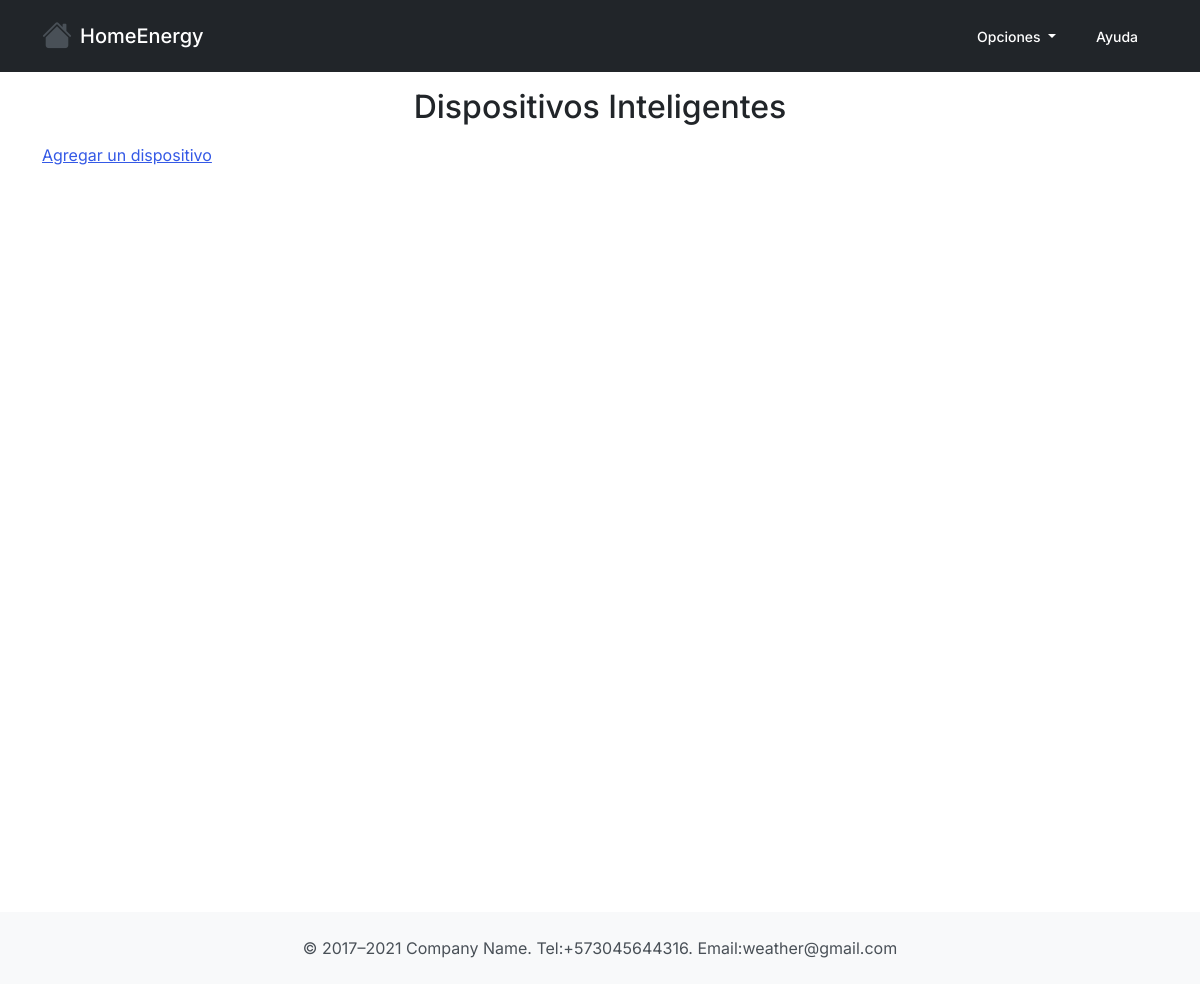
Before: /dispositivos (signed in) with the older database file.
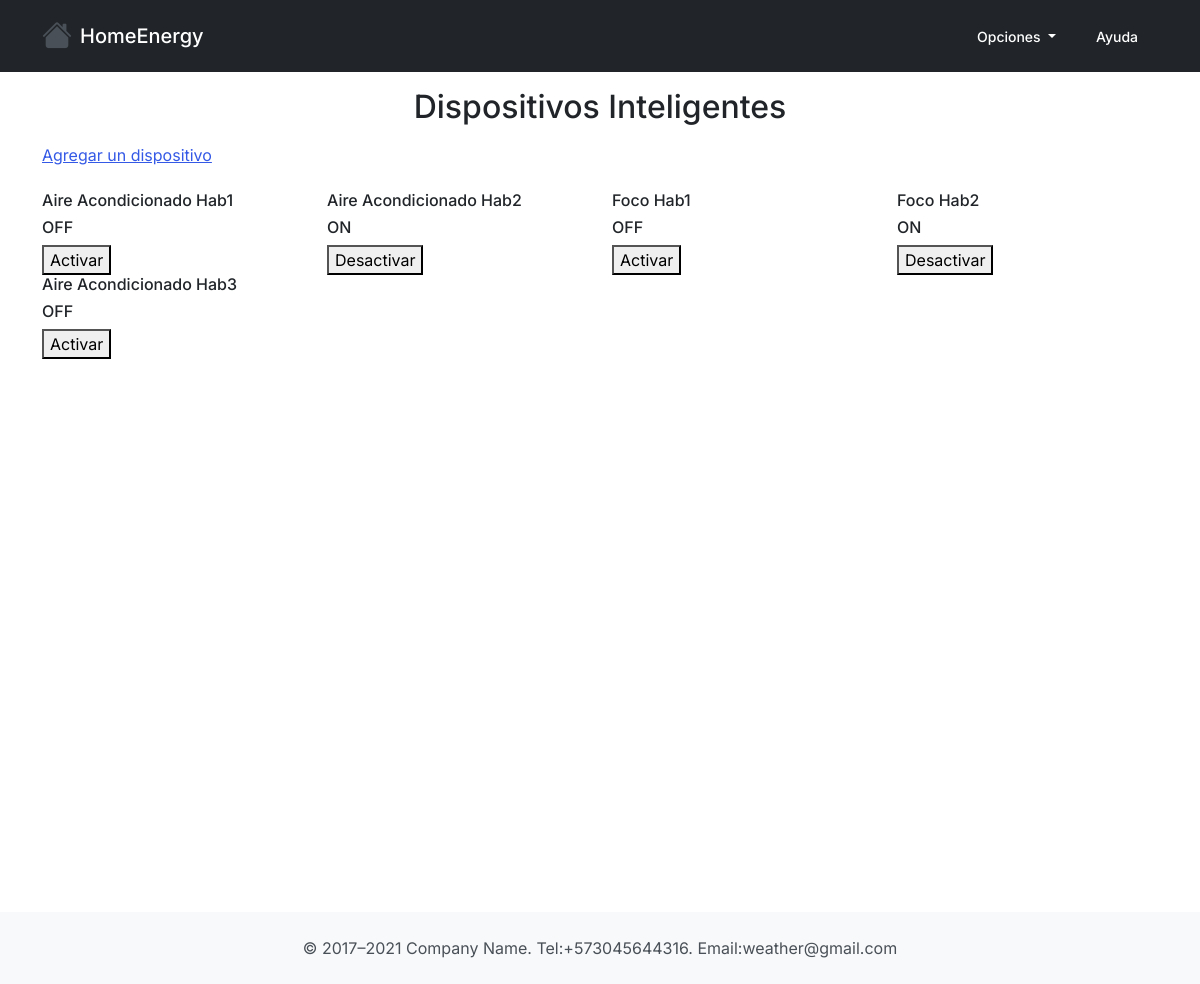
After: the same page with the newer database file.
### app/schemas/dispositivos.py (models this page shows)
class dispositivos(db.Model):
    __tablename__= 'dispositivos'
    id = db.Column(db.Integer,  primary_key = True)
    nombre = db.Column(db.String(255),nullable=False)
    status = db.Column(db.Integer)
    fecha = db.Column(db.DateTime, default = datetime.now)

### app/routes/__init__.py (the view)
@app.route('/dispositivos',methods=['GET', 'POST'])
@login_required
def device():
    deviceQuery = dispositivos.query.all()
    return render_template('dispositivos.html',deviceQuery=deviceQuery)

### app/routes/__init__.py (called while the page is built)
@login_manager.user_loader
def load_user(user_id):
    return usuarios.query.get(int(user_id))

### app/templates/dispositivos.html (shortened to what this page needs)
{% extends 'layout.html' %}
{% block body %}
<h2>Dispositivos Inteligentes</h2>
<div class="container">
  <div class="row mb-4">
    <a href="{{url_for('agregardispositivo')}}" class="card-link">Agregar un dispositivo</a>
  </div>
  <div class="row row-cols-4">
    {% for device in deviceQuery %}
    <div class="col">
      <form action="{{url_for('devicestatus')}}" method="POST">
        <h6>{{device.nombre}}</h6>
        {% if device.status %}
       <h6> ON</h6>
       <button type="submit">Desactivar</button>
        {% else %}
       <h6> OFF </h6>
       <button type="submit">Activar</button>
        {% endif %}
      </form>
    </div>
    {% endfor %}
  </div>
</div>
{% endblock %}

### app/templates/layout.html (shortened to what this page needs)
<!DOCTYPE html>
<html lang="es">
<head>
    <link rel="stylesheet" href="{{ url_for('static', filename='bootstrap/bootstrap.min.css') }}">
    <link rel="stylesheet" href="{{url_for('static', filename='css/styles.css') }}">
    <link rel="stylesheet" href="https://cdn.jsdelivr.net/npm/bootstrap-icons@1.8.3/font/bootstrap-icons.css">
</head>
<body>
    <nav class="navbar navbar-expand-lg navbar-dark bg-dark">
        <div class="container">
            <i class="bi bi-house-fill pe-2" style="font-size: 30px;"></i>
            <a class="navbar-brand" href="/">HomeEnergy</a>
            <div class="collapse navbar-collapse justify-content-end " id="navbarSupportedContent">
                <ul class="navbar-nav ms-auto mb-2 mb-lg-0 ">
                    {% if current_user.is_anonymous %}
                    <li class="nav-item">
                        <a class="nav-link active" aria-current="page" href="/">Inicio</a>
                    </li>
                    <li class="nav-item">
                        <a class="nav-link" href="/iniciarsesion">Entrar</a>
                    </li>
                    <li class="nav-item">
                        <a class="nav-link" href="/registro">Registrarse</a>
                    </li>
                    <li class="nav-item">
                        <a class="nav-link" href="/about">¿Quienes somos?</a>
                    </li>
                    {% else %}
                    <li class="nav-item dropdown">
                        <a class="nav-link dropdown-toggle" href="#" id="navbarDropdown" role="button" data-bs-toggle="dropdown" aria-expanded="false">
                  Opciones
                </a>
                    </li>
                    <li class="nav-item">
                        <a class="nav-link" href="#" tabindex="-1" aria-disabled="false">Ayuda</a>
                    </li>
                    {% endif %}
                </ul>
            </div>
        </div>
    </nav>
    <div class="container-p">
        {% block body %} {% endblock %}
    </div>
    <footer class="bg-light mt-4 d-flex justify-content-center">
        <div class="p-4">© 2017–2021 Company Name. Tel:+573045644316. Email:weather@gmail.com
        </div>
    </footer>
</html>

### app/static/css/styles.css (style rules this page uses)
h2 { text-align: center; margin: .5em; }
.container-p { min-height: 100vh; }

Changed rows visible on the page:
added dispositivos: nombre "Aire Acondicionado Hab1", status "OFF"
added dispositivos: nombre "Aire Acondicionado Hab2", status "ON"
added dispositivos: nombre "Foco Hab1", status "OFF"
added dispositivos: nombre "Foco Hab2", status "ON"
added dispositivos: nombre "Aire Acondicionado Hab3", status "OFF"
